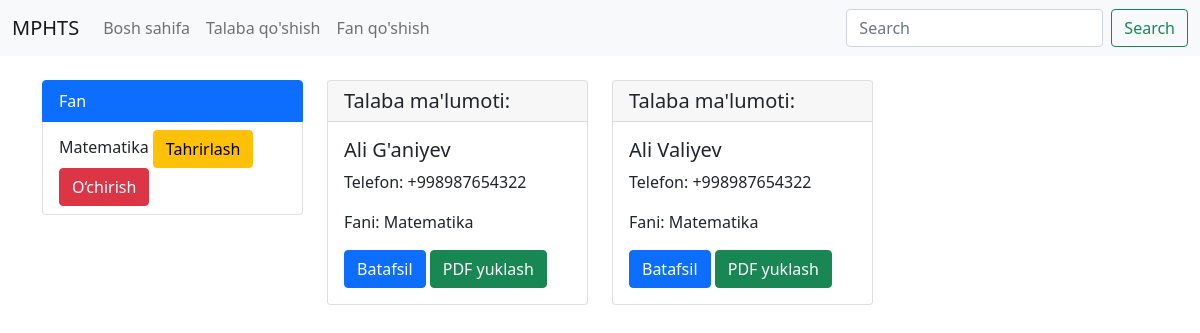
/fan/9/, run on an earlier commit of the app's database.
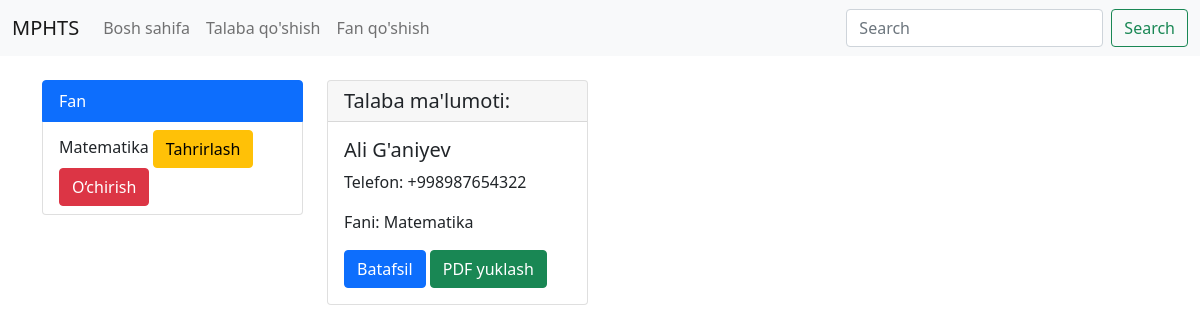
And on a later commit of the database.
### app/models.py (models this page shows, shortened)
class Talaba(models.Model):
    ism_fam = models.CharField(max_length=50)
    sharf = models.CharField(max_length=50)
    tel_raqam = models.CharField(max_length=13, blank=True, null=True)
    manzil = models.CharField(max_length=100)
    fan = models.ForeignKey(Fan, on_delete=models.CASCADE, related_name="get_talaba", null=True, blank=True)
    views = models.IntegerField(default=0)

class Fan(models.Model):
    nom = models.CharField(max_length=50)
    def __str__(self):
        return self.nom

### app/views.py (the view)
# urls.py: path('fan/<int:fan_id>/', Fan_talabasi.as_view(), name='Fan_talabasi'),
class Fan_talabasi(ListView):
    model = Talaba
    template_name = 'Fan_talabasi.html'
    context_object_name = 'Talaba'
    def get_queryset(self):
        fan = get_object_or_404(Fan, id = self.kwargs['fan_id'])
        return Talaba.objects.filter(fan=fan)
    def get_context_data(self, **kwargs):
        context = super().get_context_data(**kwargs)
        context['fan'] = get_object_or_404(Fan, id = self.kwargs['fan_id'])
        context['Fan'] = Fan.objects.all()
        return context

### app/templates/Fan_talabasi.html (shortened to what this page needs)
<!DOCTYPE html>
<html lang="en">
<head>
    <link href="https://cdn.jsdelivr.net/npm/bootstrap@5.0.2/dist/css/bootstrap.min.css" rel="stylesheet">
</head>
<body>
  <nav class="navbar navbar-expand-lg navbar-light bg-light">
        <div class="container-fluid">
            <a class="navbar-brand" href="#">MPHTS</a>
            <div class="collapse navbar-collapse" id="navbarSupportedContent">
                <ul class="navbar-nav me-auto mb-2 mb-lg-0">
                    <li class="nav-item"><a class="nav-link" href="{% url 'asosiy' %}"> Bosh sahifa </a></li>
                    <li class="nav-item"><a class="nav-link" href="#"> Talaba qo'shish </a></li>
                    <li class="nav-item"><a class="nav-link" href="#"> Fan qo'shish </a></li>
                </ul>
                <form class="d-flex">
                    <input class="form-control me-2" type="search" placeholder="Search" aria-label="Search">
                    <button class="btn btn-outline-success" type="submit">Search</button>
                </form>
            </div>
        </div>
    </nav>
  <div class="container mt-4">
    <div class="row">
      <div class="col-md-3">
        <ul class="list-group">
        <li class="list-group-item active" aria-current="true">Fan</li>
            <li class="list-group-item">
                <a href="{% url 'Fan_talabasi' fan.pk %}" class="text-decoration-none text-dark">
                    {{ fan.nom }}
                </a>
                <a href="{% url 'upd_fan' fan.id %}" class="btn btn-warning">Tahrirlash</a>
                <form method="post" action="{% url 'del_fan' fan.id %}" style="display: inline;" onsubmit="return confirm('{{ fan.fan }} fanini o‘chirishni tasdiqlaysizmi?');">
                    <button type="submit" class="btn btn-danger">O‘chirish</button>
                </form>
            </li>
      </ul>
      </div>
      <div class="col-md-9">
            <div class="row">
                {% for item in Talaba %}
                    <div class="col-md-4 mb-3">
                        <div class="card">
                            <h5 class="card-header">Talaba ma'lumoti:</h5>
                            <div class="card-body">
                              <h5 class="card-title">{{item.ism_fam}}</h5>
                              <p class="card-text">Telefon: {{item.tel_raqam}}</p>
                              <p class="card-text">Fani: {{item.fan}}</p>
                               <a href="{% url 'Talaba' item.id %}" class="btn btn-primary">Batafsil</a>
                               <a href="{% url 'download_talaba_pdf' item.id %}" class="btn btn-success">PDF yuklash</a>
                             </div>
                        </div>
                    </div>
                {% endfor %}
            </div>
        </div>
    </div>
  </div>
</body>
</html>

What changed in the data, as far as the page shows it:
removed Talaba: ism_fam "Ali Valiyev", tel_raqam "+998987654322", fan "Matematika"
